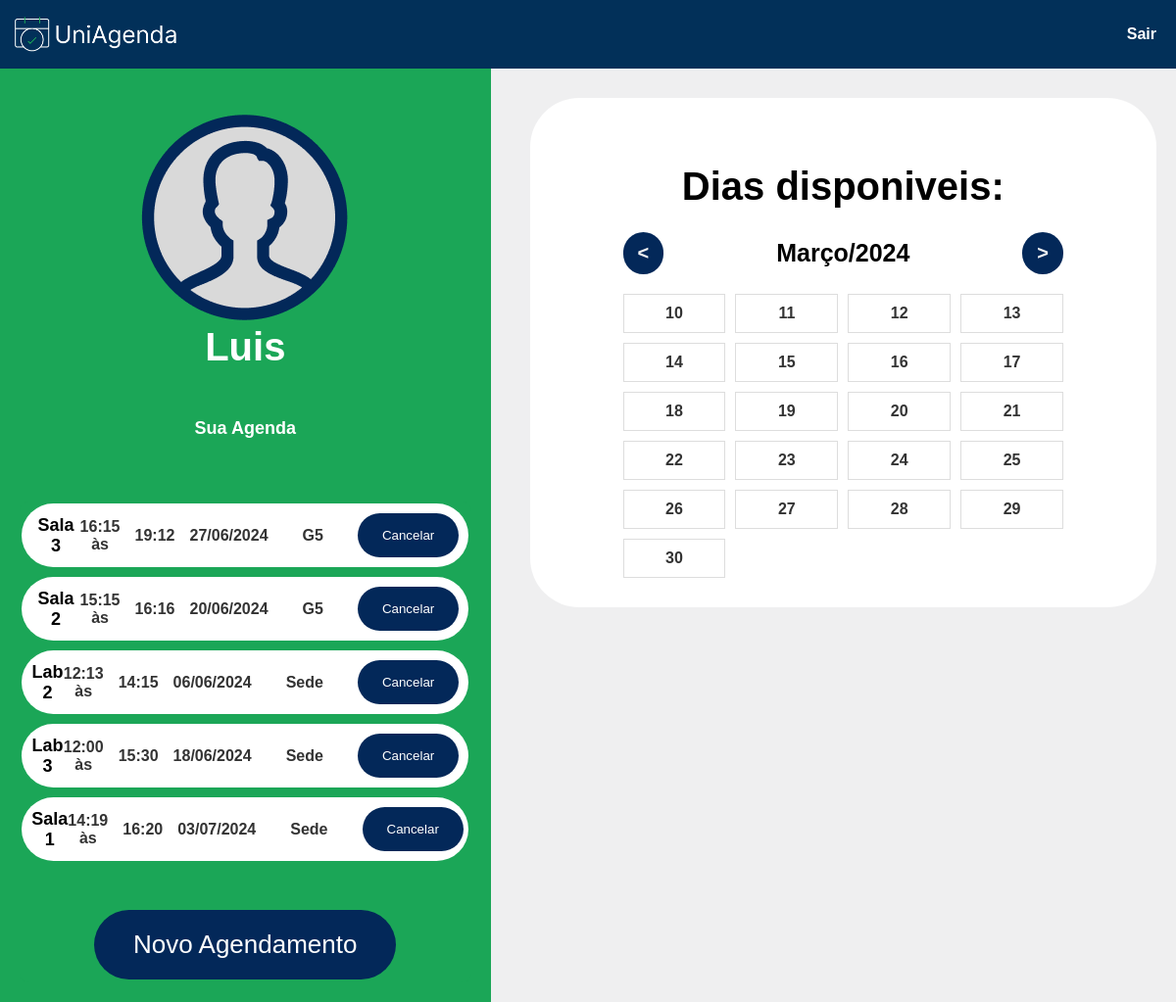
Page / (signed in) on the earlier database version.
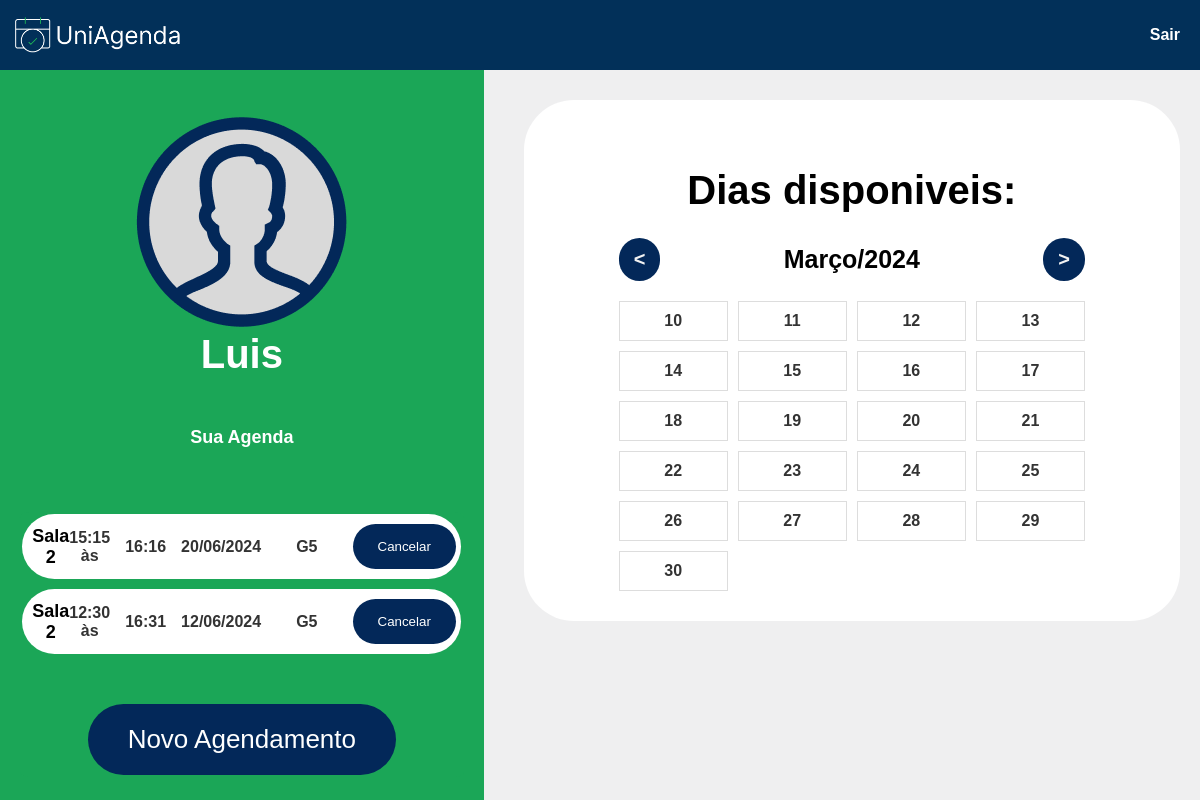
Same page on the later database version.
### UniAgendaPasta/models.py (models this page shows, shortened)
class User(db.Model):
    id = db.Column(db.Integer, primary_key=True)
    nome = db.Column(db.String(100), nullable=False)
    email = db.Column(db.String(100), nullable=False, unique=True)
    senha = db.Column(db.String(100), nullable=False)
    agendamentos = db.relationship('Agendamento', backref='autor', lazy=True)

class Agendamento(db.Model):
    id = db.Column(db.Integer, primary_key=True)
    data = db.Column(db.Date, nullable=False)
    hora_inicio = db.Column(db.DateTime, nullable=False)
    hora_fim = db.Column(db.DateTime, nullable=False)
    predio = db.Column(db.String(100), nullable=False)
    laboratorio = db.Column(db.String(100), nullable=False)
    id_usuario = db.Column(db.Integer, db.ForeignKey('user.id'), nullable=False)

### UniAgendaPasta/routes.py (the view)
@app.route('/')
def homePage():
    if 'email' in session:
        try:
            email_usuario = session['email']
            user = User.query.filter_by(email=email_usuario).first()
            if user:
                agendamentos = buscar_agendamentos_usuario(user.id)
            else:
                agendamentos = []
            return render_template('home2.html', session=user.nome, labs=labslista, predios=predioslista, agendamentos=agendamentos)
        except Exception as e:
            print(e)
            return render_template('home2.html', session=session['nome'], labs=labslista, predios=predioslista, agendamentos=[])
    else:
        return redirect('/login')

### UniAgendaPasta/routes.py (called while the page is built)
def buscar_agendamentos_usuario(usuario_id):
    try:
        agendamentos = Agendamento.query.filter_by(id_usuario=usuario_id).all()
        return agendamentos
    except Exception as e:
        print(e)
        return []

### UniAgendaPasta/templates/home2.html (shortened to what this page needs)
<!DOCTYPE html>
<html lang="pt-BR">
<head>
  <link rel="stylesheet" href="/static/css/home2.css">
</head>
<body>
  <header>
    <img style="height: 50px; padding-left: 10px;" src="/static/Group1.png" alt="logo">
    <a class="logout-btn" style="text-decoration: none;" href="/logout">Sair</a>
  </header>
  <main class="main-content" style="display: flex; justify-content: flex-start;">
    <section class="user-info">
      <div class="user-box">
        <img src="/static/userfotopadrao.png" alt="fotousuario">
        <h2 class="username">{{ session.capitalize() }}</h2>
        <h4 class="agenda">Sua Agenda</h4>
      </div>
      <div class="container1">
        {% if agendamentos %}
          <div class="agendamentos">
            {% for agendamento in agendamentos %}
              <div class="agendamento">
                <h3>{{ agendamento.laboratorio }}</h3>
                <div class="details">
                  <span class="hora">{{ agendamento.hora_inicio.strftime('%H:%M às') }}</span>
                  <span class="hora">{{ agendamento.hora_fim.strftime('%H:%M') }}</span>
                  <span class="date">{{ agendamento.data.strftime('%d/%m/%Y') }}</span>
                  <span class="room">{{ agendamento.predio }}</span>
                  <form id="form-{{ agendamento.id }}" method="post" action="{{ url_for('excluir_agendamento', agendamento_id=agendamento.id) }}">
                    <button type="button" class="cancel-btn" onclick="confirmarExclusao({{ agendamento.id }})">Cancelar</button>
                  </form>
                </div>
              </div>
            {% endfor %}
          </div>
        {% else %}
          <p>Agenda vazia</p>
        {% endif %}
        <button class="new-appointment-btn">Novo Agendamento</button>
      </div>
    </section>
    <section class="calendar">
      <div class="container">
        <h2 style="padding: 1%; font: 40px arial;font-weight: bold;color: black;">Dias disponiveis:</h2>
        <div class="calendar-nav">
          <button class="prev-month">&#60;</button>
          <span onclick="enviar()" class="current-month">Março/2024</span>
          <button class="next-month">&#62;</button>
        </div>
        <div class="calendar-grid"></div>
      </div>
    </section>
  </main>
</body>
</html>

### UniAgendaPasta/static/css/home2.css (style rules this page uses)
body { font-family: sans-serif; margin: 0; display: flex; flex-direction: column; height: 100vh; background-color: #efeff0; color: black; font-weight: bold; transition: 1s; }
header { background-color: #023059; color: #fff; display: flex; justify-content: space-between; width: 100%; position: absolute; top: 0; align-items: center; padding-top:10px; padding-bottom: 10px; }
main { flex: 1; margin-top: 30px; }
.container1 { background-color: #1BA657; max-width: 1000px; margin: 0 auto; text-align: center; border-radius: 2%; margin-top: 20px; padding: .5%; transition: 1s; }
.container { background-color: #fff; max-width: 1000px; margin: 0 auto; text-align: center; border-radius: 50px; margin-top: 50px; padding: 30px 95px; transition: 1s; }
.logout-btn { color: #fff; padding: 10px 20px; border: none; cursor: pointer; padding-right: 20px; }
.calendar { background-color: #efeff0; padding: 20px; flex: 2; }
h2 { font-size: 20px; margin-bottom: 20px; }
span { color: #333; }
.calendar-nav { display: flex; justify-content: space-between; align-items: center; margin-bottom: 20px; }
.prev-month, .next-month { font-weight: 900; font-size: 20px; color: #F2F2F2; background-color: #032859; border-radius: 50px; padding: 10px 15px; border: none; cursor: pointer; }
.current-month { color: black; font-size: 25px; }
.calendar-grid { display: grid; grid-template-columns: repeat(auto-fit, minmax(100px, 1fr)); gap: 10px; }
.user-info { background-color: #1BA657; padding: 20px; flex: 1; margin-right: 20px; }
.username { font-size: 40px; margin: -50px 20px 50px 20px; color: #fff; }
.agenda { font-size: 18px; color: #fff; }
.user-box { padding: 20px; text-align: center; }
.agendamentos { display: flex; flex-direction: column; margin-bottom: 20px; background-color: #1BA657; border: none; }
.agendamento { display: flex; align-items: center; padding: 10px; justify-content: space-between; background-color: #fff; margin-bottom: 10px; border-radius: 50px; }
.agendamento h3 { font-size: 18px; margin: 0; }
.details { display: flex; align-items: center; gap: 15px; }
.room { margin-right: 20px; }
.date { margin-right: 20px; }
.cancel-btn { background-color: #032859; color: #fff; padding: 15px 25px; border: none; border-radius: 50px; cursor: pointer; }
.new-appointment-btn { background-color: #032859; color: #fff; padding: 20px 40px; border: none; cursor: pointer; margin-top: 20px; font-size: 26px; border-radius: 50px; }

Differences in the rows shown:
removed Agendamento: laboratorio "Sala 3", hora_inicio "16:15 às", hora_fim "19:12", data "27/06/2024", predio "G5"
removed Agendamento: laboratorio "Lab 2", hora_inicio "12:13 às", hora_fim "14:15", data "06/06/2024", predio "Sede"
removed Agendamento: laboratorio "Lab 3", hora_inicio "12:00 às", hora_fim "15:30", data "18/06/2024", predio "Sede"
changed Agendamento (number 2 of 2 on the later page): laboratorio "Sala 1" → "Sala 2"; hora_inicio "14:19 às" → "12:30 às"; hora_fim "16:20" → "16:31"; data "03/07/2024" → "12/06/2024"; predio "Sede" → "G5"
